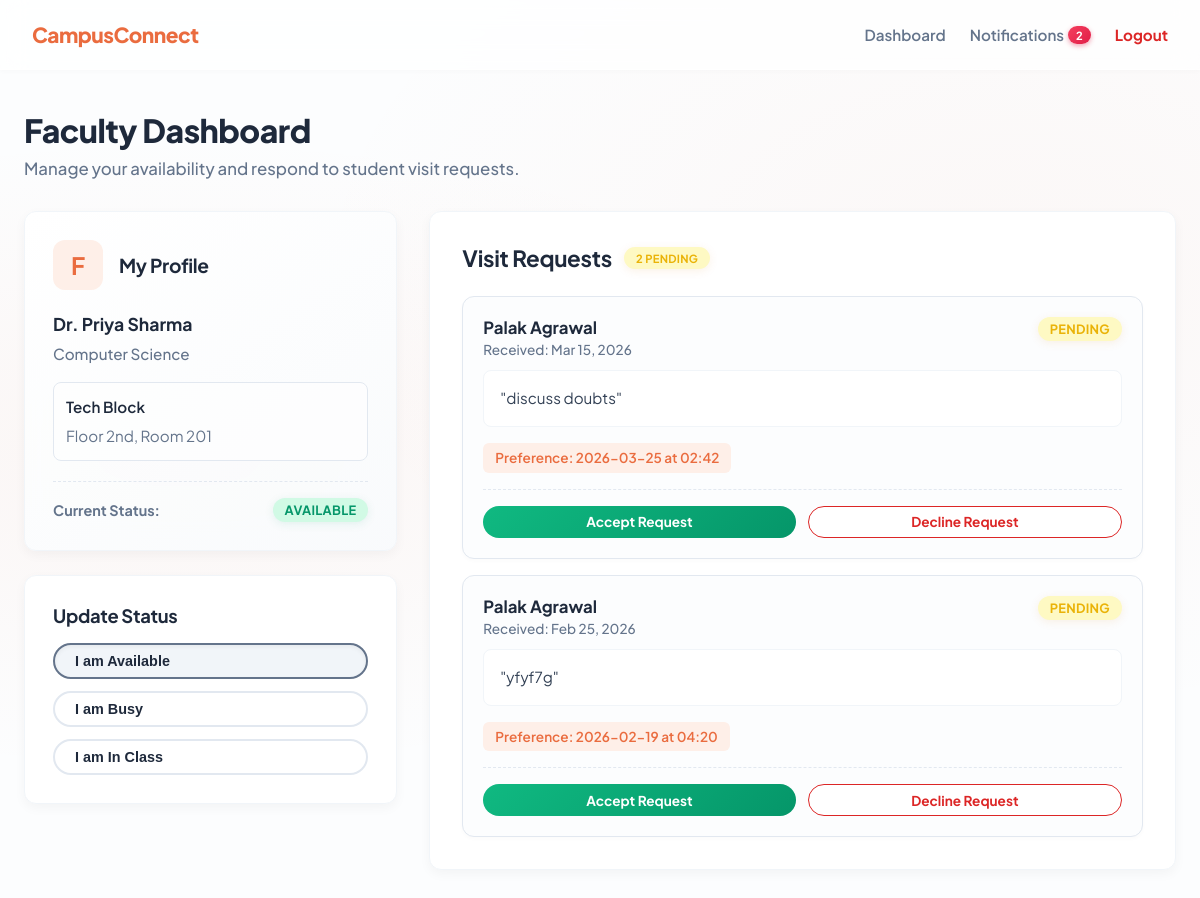
Page /faculty (signed in) on the committed database.
### app.py (models this page shows, shortened)
class User(db.Model):
    id = db.Column(db.Integer, primary_key=True)
    name = db.Column(db.String(100), nullable=False)
    email = db.Column(db.String(120), unique=True, nullable=False)
    password = db.Column(db.String(200), nullable=False)
    role = db.Column(db.String(10), nullable=False)  # 'student' or 'faculty'
    department = db.Column(db.String(100))
    building = db.Column(db.String(50))
    floor = db.Column(db.String(20))
    room = db.Column(db.String(20))
    availability = db.Column(db.String(20), default='available')  # available, busy, in_class

class VisitRequest(db.Model):
    id = db.Column(db.Integer, primary_key=True)
    student_id = db.Column(db.Integer, db.ForeignKey('user.id'), nullable=False)
    faculty_id = db.Column(db.Integer, db.ForeignKey('user.id'), nullable=False)
    reason = db.Column(db.String(300), nullable=False)
    preferred_date = db.Column(db.String(20))
    preferred_time = db.Column(db.String(20))
    status = db.Column(db.String(20), default='pending')  # pending, accepted, rejected
    response_time = db.Column(db.String(50))
    created_at = db.Column(db.DateTime, default=lambda: datetime.now(timezone.utc))
    student = db.relationship('User', foreign_keys=[student_id])
    faculty = db.relationship('User', foreign_keys=[faculty_id])

### app.py (the view)
@app.route('/faculty')
@login_required
@role_required('faculty')
def faculty_dashboard():
    requests = db.session.query(VisitRequest).filter_by(faculty_id=session['user_id']).order_by(VisitRequest.created_at.desc()).all()
    me = db.session.get(User, session['user_id'])
    unread = get_unread_count(session['user_id'])
    return render_template('faculty_dashboard.html', requests=requests, me=me, unread=unread)

### app.py (called while the page is built)
def login_required(f):
    @wraps(f)
    def decorated(*args, **kwargs):
        if 'user_id' not in session:
            flash('Please log in to continue.', 'warning')
            return redirect(url_for('login'))
        return f(*args, **kwargs)
    return decorated

def role_required(role):
    def decorator(f):
        @wraps(f)
        def decorated(*args, **kwargs):
            if session.get('role') != role:
                flash('Access denied.', 'danger')
                return redirect(url_for('login'))
            return f(*args, **kwargs)
        return decorated
    return decorator

def get_unread_count(user_id):
    return db.session.query(Notification).filter_by(user_id=user_id, is_read=False).count()

### templates/faculty_dashboard.html (shortened to what this page needs)
{% extends 'base.html' %}
{% block content %}
<div class="container">
  <div class="section-header" style="flex-wrap: wrap; gap: 1rem;">
    <div>
      <h1>Faculty Dashboard</h1>
      <p class="subtitle" style="margin-bottom:0;">Manage your availability and respond to student visit requests.</p>
    </div>
  </div>
  <div style="display:grid;grid-template-columns:minmax(300px, 1fr) 2fr;gap:2rem;align-items:start;margin-top:2rem;">
    <div style="display:flex;flex-direction:column;gap:1.5rem;">
      <div class="card" style="background: linear-gradient(145deg, rgba(255,255,255,0.9), rgba(248,250,252,0.9));">
        <div style="display:flex;align-items:center;gap:1rem;margin-bottom:1.25rem;">
          <div style="width:50px;height:50px;border-radius:12px;background:var(--primary-light);color:var(--primary);display:flex;align-items:center;justify-content:center;font-size:1.5rem;font-weight:bold;">F</div>
          <div>
            <h2 style="margin:0;font-size:1.2rem;">My Profile</h2>
          </div>
        </div>
        <div style="font-size:0.95rem;line-height:1.6;color:var(--text-main);">
          <div style="font-size:1.1rem;font-weight:700;margin-bottom:0.25rem;">{{ me.name }}</div>
          <div style="color:var(--text-muted);font-weight:500;">{{ me.department }}</div>
          <div style="margin-top:1rem;background:rgba(255,255,255,0.6);padding:0.75rem;border-radius:8px;border:1px solid var(--border);">
            <div style="display:flex;align-items:center;gap:0.5rem;margin-bottom:0.25rem;"><span style="font-weight:600;">{{ me.building }}</span></div>
            <div style="display:flex;align-items:center;gap:0.5rem;color:var(--text-muted);">Floor {{ me.floor }}, Room {{ me.room }}</div>
          </div>
        </div>
        <div style="margin-top:1.25rem;display:flex;align-items:center;justify-content:space-between;border-top:1px dashed var(--border);padding-top:1rem;">
          <strong style="font-size:0.9rem;color:var(--text-muted);">Current Status:</strong>
          <span class="badge badge-{{ me.availability }}">
            {% if me.availability == 'available' %}Available
            {% elif me.availability == 'busy' %}Busy
            {% else %}In Class
            {% endif %}
          </span>
        </div>
      </div>
      <div class="card">
        <h2 style="margin-bottom:1rem;font-size:1.15rem;display:flex;align-items:center;gap:0.5rem;">Update Status</h2>
        <form method="POST" action="{{ url_for('update_availability') }}">
          <div class="avail-select" style="flex-direction:column;">
            <button type="submit" name="availability" value="available" class="avail-btn available {% if me.availability == 'available' %}active-state{% endif %}" style="width:100%;justify-content:flex-start;">I am Available</button>
            <button type="submit" name="availability" value="busy" class="avail-btn busy {% if me.availability == 'busy' %}active-state{% endif %}" style="width:100%;justify-content:flex-start;">I am Busy</button>
            <button type="submit" name="availability" value="in_class" class="avail-btn in_class {% if me.availability == 'in_class' %}active-state{% endif %}" style="width:100%;justify-content:flex-start;">I am In Class</button>
          </div>
        </form>
      </div>
    </div>
    <div class="card" style="padding:2rem;">
      <div class="section-header" style="margin-bottom:1.5rem;">
        <h2 style="margin:0;display:flex;align-items:center;gap:0.75rem;">
          Visit Requests
          {% set pending_count = requests | selectattr('status', 'equalto', 'pending') | list | length %}
          {% if pending_count > 0 %}
            <span class="badge badge-pending" style="font-size:0.7rem;">{{ pending_count }} Pending</span>
          {% endif %}
        </h2>
      </div>
      {% if requests %}
      <div style="display:flex;flex-direction:column;gap:1rem;">
        {% for r in requests %}
        <div style="background:var(--bg-color);border:1px solid var(--border);border-radius:12px;padding:1.25rem;transition:all 0.2s;box-shadow:var(--shadow-sm);">
          <div style="display:flex;justify-content:space-between;align-items:flex-start;flex-wrap:wrap;gap:0.5rem;margin-bottom:0.75rem;">
            <div>
              <div style="font-weight:700;font-size:1.05rem;color:var(--text-main);">{{ r.student.name }}</div>
              <div style="color:var(--text-muted);font-size:0.85rem;font-weight:500;margin-top:0.2rem;">Received: {{ r.created_at.strftime('%b %d, %Y') }}</div>
            </div>
            <span class="badge badge-{{ r.status }}">{{ r.status.title() }}</span>
          </div>
          <div style="background:white;padding:1rem;border-radius:8px;border:1px solid #f1f5f9;margin-bottom:1rem;">
            <p style="font-size:0.95rem;margin:0;color:#334155;line-height:1.5;">"{{ r.reason }}"</p>
          </div>
          {% if r.preferred_date %}
          <div style="font-size:0.85rem;color:var(--primary);font-weight:600;display:flex;align-items:center;gap:0.4rem;margin-bottom:1rem;background:var(--primary-light);padding:0.4rem 0.75rem;border-radius:6px;display:inline-flex;">
            Preference: {{ r.preferred_date }} {% if r.preferred_time %}at {{ r.preferred_time }}{% endif %}
          </div>
          {% endif %}
          {% if r.status == 'pending' %}
          <div style="display:flex;gap:0.75rem;border-top:1px dashed var(--border);padding-top:1rem;">
            <a href="{{ url_for('respond_request', request_id=r.id, action='accept') }}" class="btn btn-success btn-sm" style="flex:1;">Accept Request</a>
            <a href="{{ url_for('respond_request', request_id=r.id, action='reject') }}" class="btn btn-danger btn-sm" style="flex:1;background:white;color:var(--danger);border:1.5px solid var(--danger);">Decline Request</a>
          </div>
          {% elif r.response_time %}
          <div style="font-size:0.8rem;color:#94a3b8;border-top:1px solid var(--border);padding-top:0.75rem;font-weight:500;">Responded on: {{ r.response_time }}</div>
          {% endif %}
        </div>
        {% endfor %}
      </div>
      {% else %}
      <div class="empty">
        <div class="empty-icon" style="height:3rem;"></div>
        <div style="font-size:1.1rem;font-weight:600;color:var(--text-main);">No visit requests yet</div>
        <div style="font-size:0.9rem;margin-top:0.5rem;">When students request to visit you, they will appear here.</div>
      </div>
      {% endif %}
    </div>
  </div>
</div>
{% endblock %}

### templates/base.html (style rules this page uses)
:root { --primary: #ea6c3f; --primary-hover: #d1562c; --primary-light: #feefe8; --success: #059669; --success-light: #d1fae5; --danger: #dc2626; --danger-light: #fee2e2; --warning: #eab308; --warning-light: #fef9c3; --bg-color: #fcfdfe; --card-bg: #ffffff; --card-border: #f1f5f9; --text-main: #1e293b; --text-muted: #64748b; --border: #e2e8f0; --radius: 12px; --shadow-sm: 0 2px 4px 0 rgba(0, 0, 0, 0.02); --shadow-md: 0 4px 12px rgba(0, 0, 0, 0.04); --shadow-lg: 0 10px 25px rgba(0, 0, 0, 0.06); --shadow-glow: 0 8px 16px rgba(234, 108, 63, 0.25); }
* { box-sizing: border-box; margin: 0; padding: 0; }
body { font-family: 'Plus Jakarta Sans', sans-serif; background-color: var(--bg-color); background-image: radial-gradient(ellipse at 15% 50%, rgba(234, 108, 63, 0.05), transparent 50%), radial-gradient(ellipse at 85% 30%, rgba(234, 108, 63, 0.04), transparent 50%); color: var(--text-main); min-height: 100vh; -webkit-font-smoothing: antialiased; }
.container { max-width: 1200px; margin: 2.5rem auto; padding: 0 1.5rem; animation: fadeIn 0.5s ease-out; }
h1 { font-size: 2rem; font-weight: 800; letter-spacing: -0.5px; margin-bottom: 0.5rem; color: var(--text-main); }
h2 { font-size: 1.4rem; font-weight: 700; margin-bottom: 1.25rem; color: var(--text-main); letter-spacing: -0.3px; }
.subtitle { color: var(--text-muted); font-size: 1.05rem; margin-bottom: 2rem; font-weight: 500; }
.card { background: var(--card-bg); backdrop-filter: blur(10px); -webkit-backdrop-filter: blur(10px); border: 1px solid var(--card-border); border-radius: var(--radius); padding: 1.75rem; box-shadow: var(--shadow-md); transition: transform 0.3s ease, box-shadow 0.3s ease; }
.badge { display: inline-flex; align-items: center; justify-content: center; padding: 4px 12px; border-radius: 30px; font-size: 0.8rem; font-weight: 700; letter-spacing: 0.3px; text-transform: uppercase; }
.badge-available { background: var(--success-light); color: var(--success); box-shadow: 0 2px 10px rgba(5,150,105,0.1); }
.badge-pending { background: var(--warning-light); color: var(--warning); box-shadow: 0 2px 10px rgba(217,119,6,0.1); }
.btn { display: inline-flex; align-items: center; justify-content: center; gap: 0.5rem; padding: 0.65rem 1.6rem; border-radius: 30px; font-size: 0.95rem; font-weight: 700; text-decoration: none; border: none; cursor: pointer; transition: all 0.25s ease-out; }
.btn-success { background: linear-gradient(135deg, #10b981, #059669); color: white; }
.btn-danger { background: linear-gradient(135deg, #ef4444, #dc2626); color: white; }
.btn-sm { padding: 0.4rem 1rem; font-size: 0.85rem; }
.section-header { display: flex; align-items: center; justify-content: space-between; margin-bottom: 1.25rem; }
.avail-select { display: flex; gap: 0.75rem; flex-wrap: wrap; }
.avail-btn { padding: 0.5rem 1.25rem; border-radius: 30px; border: 2px solid transparent; cursor: pointer; font-size: 0.9rem; font-weight: 700; transition: all 0.2s ease; display: inline-flex; align-items: center; gap: 0.4rem; background: white; color: var(--text-main); border-color: var(--border); }

### templates/faculty_dashboard.html (style rules this page uses)
.active-state { background: #f1f5f9; border-color: var(--text-muted); box-shadow: inset 0 2px 4px rgba(0,0,0,0.05); }

### rows in the picture
User: name "Dr. Priya Sharma", department "Computer Science", building "Tech Block", floor "2nd", room "201"
VisitRequest: student.name "Palak Agrawal", created_at "Mar 15, 2026", status "PENDING", reason "discuss doubts", preferred_date "2026-03-25", preferred_time "02:42"
VisitRequest: student.name "Palak Agrawal", created_at "Feb 25, 2026", status "PENDING", reason "yfyf7g", preferred_date "2026-02-19", preferred_time "04:20"

### other values in the picture
{{ unread }} "2"
{{ pending_count }} "2"
